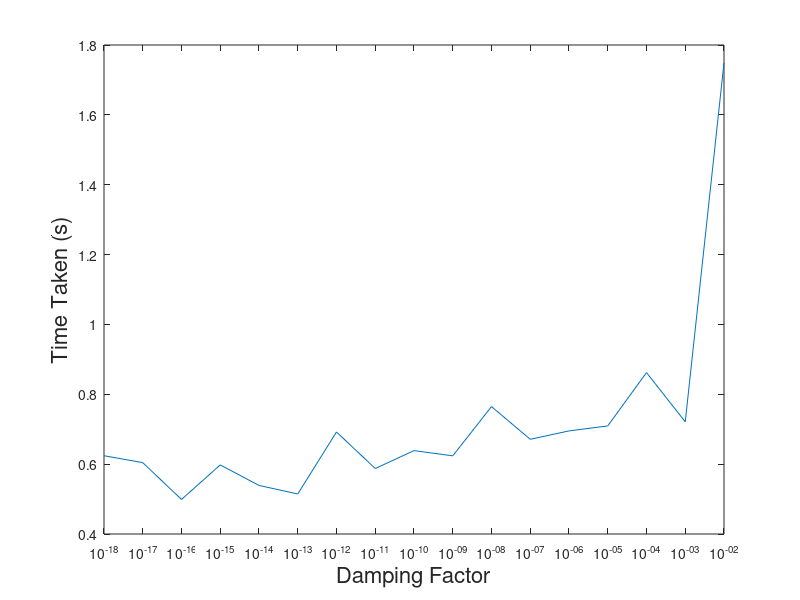

This figure's MATLAB source: (Note: this script raises an error after producing the figure.)
% % for var =5, DF = 1e-10, i =25, numParticles = 25:25:500;
% 
% itsResults  = [43.5600000000000,33.8400000000000,22.8400000000000,20.1600000000000,17.3600000000000,10.9600000000000,12.7600000000000,8.16000000000000,13.6400000000000,9.20000000000000,9.56000000000000,8.76000000000000,8.04000000000000,8.80000000000000,8.96000000000000,6.84000000000000,9.28000000000000,7.72000000000000,6,10.5600000000000];
% convResults = [4.42191385673443,11.8523759196489,3.25955995459990,10.8644865852573,3.22571800111658,6.59626459014902,3.47728177549908,2.73409672757541,2.61785808168650,2.92241328328434,6.33060281556523,2.83876163443581,3.22761002674016,2.57743317828001,2.39332873887724,2.19477127890000,2.54879712138901,2.71057110108185,6.56774215115718,2.40453678070738];
% timeResults = [4.66904441809895,5.13556101995739,4.66362288868800,5.20324535873296,5.43383615959927,4.04895111321486,5.44399407335662,3.92343703014339,7.26517379338362,5.45050104059050,6.12371528918643,6.14475261223408,6.07671761980284,7.14380814187769,8.04585448216081,6.57318805787922,9.08399470059183,7.98084636639361,6.53081039883043,12.0573815774455];
% 
% numParticles = 25:25:500;
% 
% % p1 = plot(numParticles,itsResults)
% % ylabel('Number of Iterations','FontSize',16)
% 
% % p1 = plot(numParticles,convResults)
% % ylabel('Convergence Score','FontSize',16)
% 
% p1 = plot(numParticles,timeResults)
% ylabel('Time Taken (s)','FontSize',16)
% 
% xlabel('Number of Particles','FontSize',16)
% set(gcf,'position',[0 0 800 600])
% % title('Iteration Performances','FontSize',20)
% p1.LineWidth = 2


% %for numParticles = 250, DF = 1e-10, i = 25, var = 5:5:100
% 
% itsResults  = [12,7.32000000000000,5.52000000000000,7.32000000000000,7.20000000000000,8.28000000000000,8.32000000000000,10.8800000000000,9.92000000000000,13.0400000000000,12.2400000000000,10.1200000000000,11.0800000000000,12.4800000000000,12.6800000000000,15.6800000000000,17.0800000000000,17.0800000000000,18.8800000000000,19.4400000000000];
% convResults = [2.33194077054914,3.91679712750610,3.68308237649263,3.92793250688454,3.16674291288985,3.55735218482087,3.64210931968262,3.28369563428174,3.44124609907622,3.29844494123039,3.42825679856657,2.99870567870118,7.29854110299588,2.40337318358894,3.15775281721709,2.77619336869179,2.47271811414605,2.93291567529878,2.42355654257716,6.67757983874720];
% timeResults = [0.885851477266553,0.557037480585794,0.447091185777223,0.552872449167509,0.534427751803028,0.607702521303205,0.610226296982014,0.776297598309091,0.711705237377529,0.924818873069839,0.861023553046777,0.723885503317965,0.787684761794666,0.876501238242531,0.889140757051017,1.09198741299391,1.17783139261168,1.18190150729726,1.36279914652251,1.34447468868894];
% 
% var = 5:5:100;
% 
% % p1 = plot(var,itsResults)
% % ylabel('Number of Iterations','FontSize',16)
% 
% % p1 = plot(var,convResults)
% % ylabel('Convergence Score','FontSize',16)
% 
% p1 = plot(var,timeResults)
% ylabel('Time Taken (s)','FontSize',16)
% 
% xlabel('Variance','FontSize',16)
% set(gcf,'position',[0 0 800 600])
% p1.LineWidth = 2



%for numParticles = 250,  i = 25, var = 35, DF = 1e-20 (increasing by
%factors of 10. It couldn't complete the iteration with DF = 0.01

itsResults  = [8.32000000000000,8.28000000000000,6.68000000000000,8.16000000000000,7.24000000000000,6.92000000000000,9.64000000000000,7.96000000000000,8.68000000000000,8.60000000000000,10.7600000000000,9.20000000000000,9.68000000000000,9.88000000000000,12,9.96000000000000,25.6800000000000];
timeResults = [0.624138665659201,0.604339052721672,0.498912687764866,0.597821189099382,0.539061561312424,0.514611466078427,0.692113166359917,0.587478211781592,0.638733976784274,0.623770172267233,0.764751933944839,0.671173152290886,0.695155461340613,0.709421809478764,0.862158163192744,0.721283323238007,1.74919116196417];
convResults = [3.90142950666001,3.81046833262381,4.40190386181223,4.72543331808225,3.67845221453221,3.59372564915441,3.84873676153684,3.11145261234198,3.77412635587381,3.52742210351662,4.19329185628169,3.70752589772204,3.63331381339141,2.94250837660109,2.95514026082988,2.86509307288226,0.690253570697346];

DF = [1e-18,1e-17,1e-16,1e-15,1e-14,1e-13,1e-12,1e-11,1e-10,1e-9,1e-8,1e-7,1e-6,1e-5,1e-4,1e-3,1e-2];

% p1 = plot(DF,itsResults)
% ylabel('Number of Iterations','FontSize',16)
% 
% p1 = plot(DF,convResults)
% ylabel('Convergence Score','FontSize',16)

p1 = plot(DF,timeResults)
ylabel('Time Taken (s)','FontSize',16)

xlabel('Damping Factor','FontSize',16)
set(gca, 'XScale', 'log')
set(gcf,'position',[0 0 800 600])
p1.LineWidth = 2